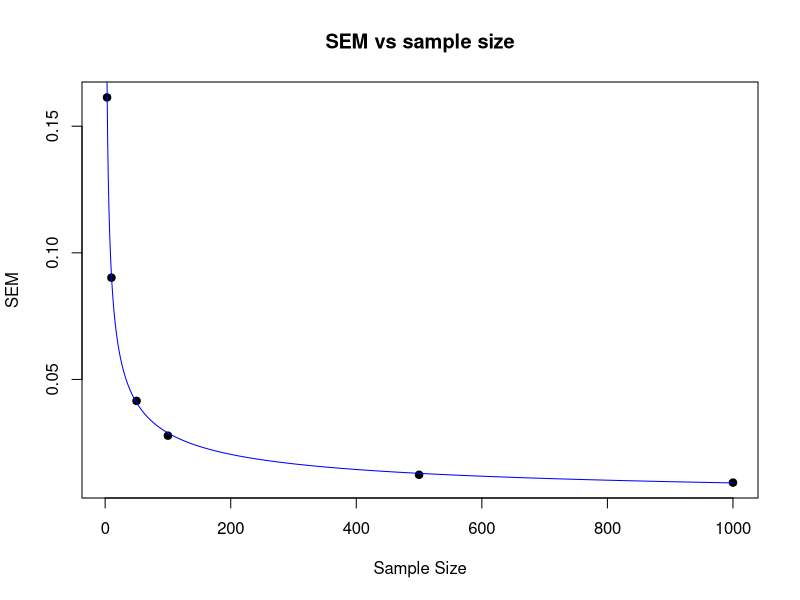
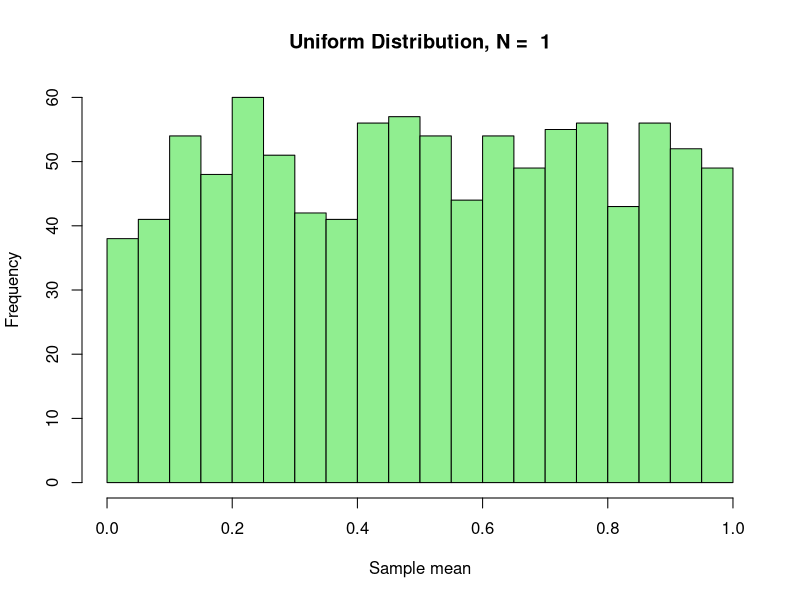
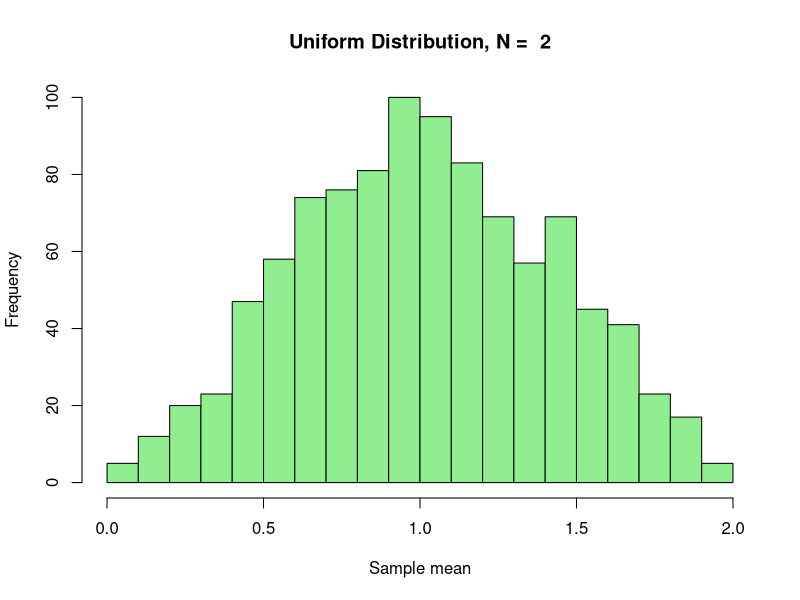
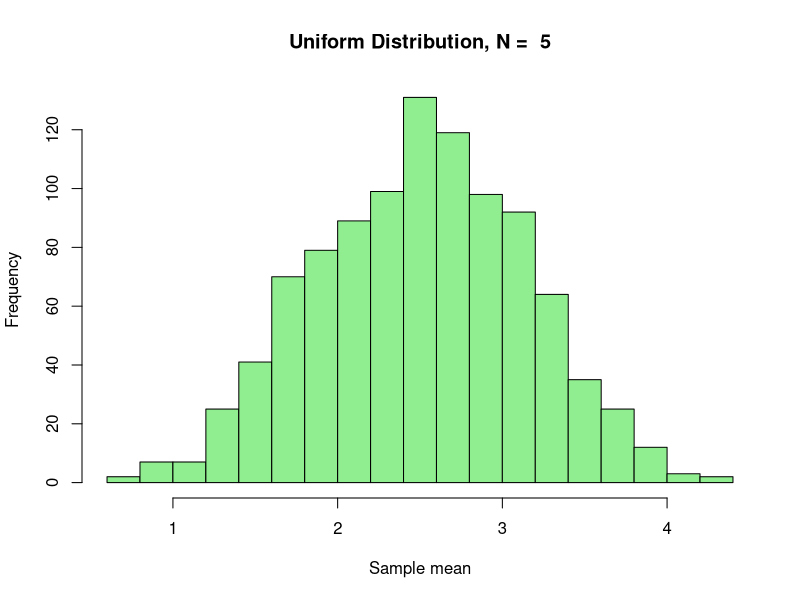
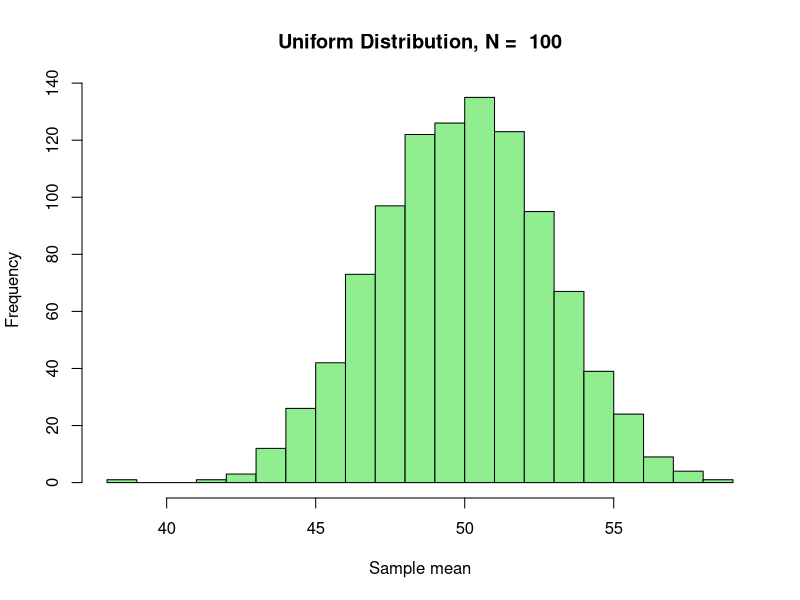
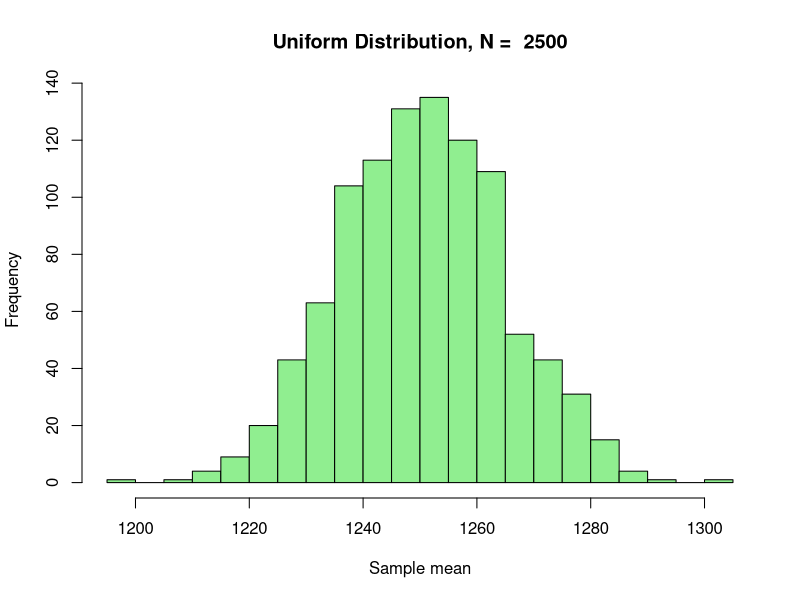
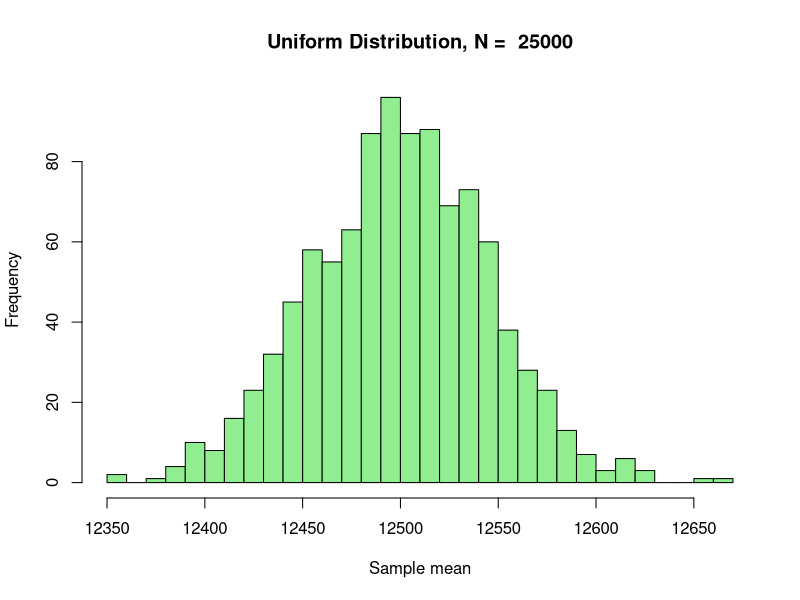

Write the R code that produced these figures, in order.
## ---- chunk 1
library(ggplot2)
knitr::opts_chunk$set(echo = TRUE)
## ---- chunk 2
sample.sizes=c(3,10,50, 100, 500, 1000)

mean.sds = numeric(0) 

for ( N in sample.sizes ) {
        m = numeric(0)
        for ( i in 1:1000 ) {
                m[i] <- mean(runif(N))
        }
        mean.sds <- c(mean.sds, sd(m))

}

plot(sample.sizes,mean.sds, main="SEM vs sample size",pch=19, xlab = "Sample Size", ylab = "SEM")
lines(c(1:1000),1/sqrt(12*c(1:1000)),col='blue')
## ---- chunk 3
sample.sizes = c(1, 2, 5, 100, 2500, 25000)
repeats = 1000 

for (N in sample.sizes) {
        s.values=numeric()
        for (n.exp in 1:repeats) {
                x <- runif(N)
                s.values[n.exp] <- sum(x)
        }
        hist(s.values,breaks=25,col='lightgreen',main=paste("Uniform Distribution, N = ",N), xlab = "Sample mean")
}
